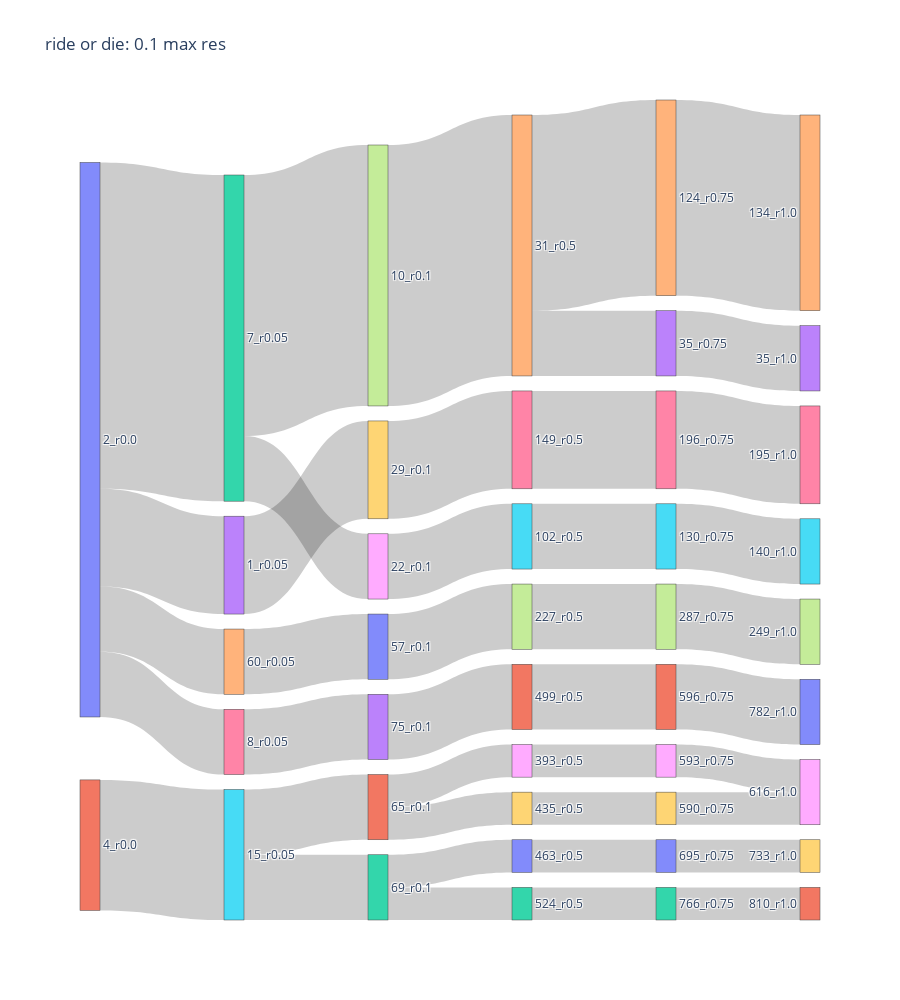

The notebook cell saved with this chart:
### Markdown cell above
Make a Sankey.

### Code cell
# take only the columns with modularity data
ovi_HB_chunk = ride_or_die_df[['0.0','0.05','0.1','0.5','0.75','1.0']].copy()

create_Sankey(ovi_HB_chunk,'ride or die: 0.1 max res')

### Figure 1 — Plotly figure (JSON) as saved in the notebook; plotly's stock layout.template omitted (floating-point values rounded to 4 significant figures)
{"data": [{"link": {"source": [0, 0, 0, 0, 1, 5, 5, 3, 4, 2, 2, 6, 7, 8, 9, 10, 11, 11, 12, 12, 13, 15, 16, 17, 14, 14, 18, 19, 20, 21, 22, 24, 25, 26, 27, 23, 29, 28, 31, 30, 32], "target": [3, 4, 2, 6, 5, 11, 12, 9, 10, 7, 8, 13, 14, 15, 16, 17, 18, 19, 20, 22, 21, 25, 26, 27, 24, 23, 28, 29, 30, 31, 32, 34, 35, 36, 37, 33, 38, 38, 40, 39, 41], "value": [3, 2, 10, 2, 4, 2, 2, 3, 2, 8, 2, 2, 8, 2, 3, 2, 1, 1, 1, 1, 2, 2, 3, 2, 6, 2, 1, 1, 1, 2, 1, 6, 2, 3, 2, 2, 1, 1, 2, 1, 1]}, "node": {"label": ["2_r0.0", "4_r0.0", "7_r0.05", "1_r0.05", "60_r0.05", "15_r0.05", "8_r0.05", "10_r0.1", "22_r0.1", "29_r0.1", "57_r0.1", "65_r0.1", "69_r0.1", "75_r0.1", "31_r0.5", "102_r0.5", "149_r0.5", "227_r0.5", "393_r0.5", "435_r0.5", "463_r0.5", "499_r0.5", "524_r0.5", "35_r0.75", "124_r0.75", "130_r0.75", "196_r0.75", "287_r0.75", "593_r0.75", "590_r0.75", "695_r0.75", "596_r0.75", "766_r0.75", "35_r1.0", "134_r1.0", "140_r1.0", "195_r1.0", "249_r1.0", "616_r1.0", "733_r1.0", "782_r1.0", "810_r1.0"], "pad": 15, "thickness": 20}, "type": "sankey"}], "layout": {"height": 1000, "title": {"text": "ride or die: 0.1 max res"}}}
